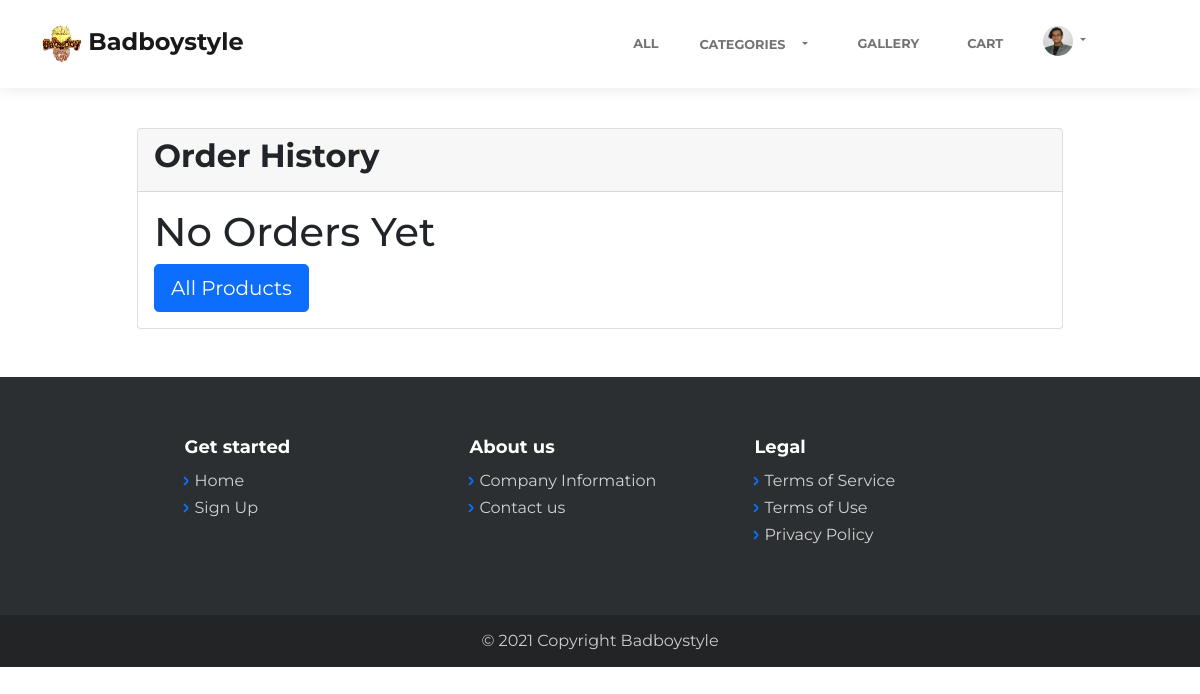
The page /order/history (signed in) on the database as committed earlier.
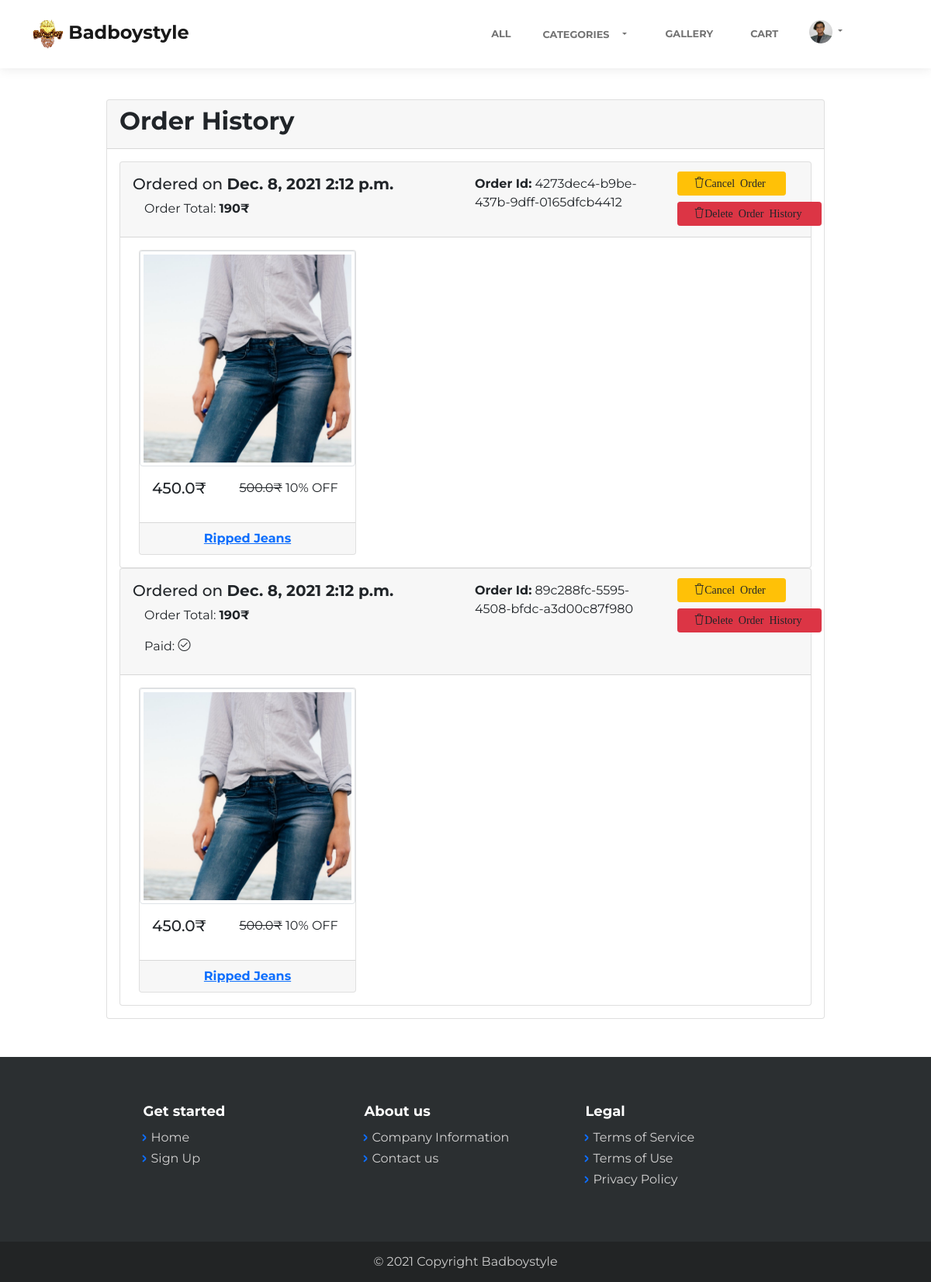
The same page on the database as committed later.
### users/models.py (models this page shows, shortened)
class Profile(models.Model):
    user = models.OneToOneField(User, on_delete=models.CASCADE)
    image = models.ImageField(default = 'user/profile/default.jpg', upload_to = 'user/profile/%Y/%m/%d/')
    phonenumber = models.PositiveBigIntegerField(blank = True, default=0000000000)
    state = models.CharField(max_length = 100, blank = True, default="Maharashtra")
    city = models.CharField(max_length = 100, blank = True)
    zip_code = models.PositiveIntegerField(blank=True, default=400709)
    address = models.TextField(blank=True)

### order/models.py (models this page shows, shortened)
class Order(models.Model):
    generated_order_id = models.CharField(max_length=100,  default=uuid.uuid4, unique=True)
    products = models.ManyToManyField(Product, related_name='product_of_order')
    user = models.ForeignKey(User, on_delete=models.CASCADE)
    payment_method = models.CharField(max_length=1000)
    date = models.DateField(auto_now_add=True)
    time = models.TimeField(auto_now_add=True)
    address = models.TextField()
    city = models.CharField(max_length=1000)
    state = models.CharField(max_length=1000)
    zip = models.PositiveBigIntegerField()
    phonenumber = models.PositiveBigIntegerField()
    amount = models.PositiveIntegerField()
    dispatched = models.BooleanField()
    dispatched_timestamp = models.DateTimeField(auto_now_add=True)
    delivered = models.BooleanField()
    delivered_timestamp = models.DateTimeField(auto_now_add=True)
    paid = models.BooleanField()
    cancelled = models.BooleanField(default=False)
    active = models.BooleanField(default=True)
    class Meta:
        ordering = ['-date']

### product/models.py (models this page shows, shortened)
class Product(models.Model):
    name = models.CharField(max_length=1000, unique=True)
    type = models.ForeignKey(Type, on_delete=models.CASCADE, related_name="type_of_product")
    offer = models.ForeignKey(Offer, on_delete=models.CASCADE, related_name="offer_of_product", blank=True, null=True)
    created = models.DateTimeField(auto_now_add = True)
    edited = models.DateTimeField(auto_now = True)
    stock = models.PositiveIntegerField(default=1, validators=[MinValueValidator(0)], help_text="Will Be Automatically Calculated")
    class Meta:
        ordering = ['edited']

class ProductImage(models.Model):
    product = models.ForeignKey(Product, on_delete=models.CASCADE, related_name='images')
    image = models.ImageField(upload_to='products/%Y/%m/%d/', default='products/default.jpg')

class Variation(models.Model):
    name = models.CharField(max_length=1000, blank=True, null=True)
    product = models.ForeignKey(Product, related_name="variations", on_delete=models.CASCADE)
    stock = models.PositiveIntegerField(default=1, validators=[MinValueValidator(0)])
    price = models.FloatField(default=0)
    image = models.ImageField(upload_to ='variations/%Y/%m/%d/', blank = True, null = True)
    size = models.ForeignKey(Size, related_name="size_of_variation", on_delete=models.CASCADE, blank=True, null=True)
    color = models.ForeignKey(Color, related_name="color_of_variation", on_delete=models.CASCADE, blank=True, null=True)
    material = models.ForeignKey(Material, related_name="material_of_variation", on_delete=models.CASCADE, blank=True, null=True)
    dimension_LxWxH = models.CharField(max_length = 200, blank=True, null=True, help_text="(in centimeters (cms))")
    date_first_available = models.DateField(auto_now_add=True, blank=True, null=True)
    manufacturer_name = models.CharField(max_length=200, blank=True, null=True)
    country_of_origin = models.CharField(max_length=100, blank=True, null=True)
    department = models.CharField(max_length=100, blank=True, null=True, default='Mens')
    manufacturer_address = models.CharField(max_length=500, blank=True, null=True)
    packer_address = models.CharField(max_length=500, blank=True, null=True)
    item_weight = models.FloatField(blank=True, null=True, help_text="(in grams (gms))")
    net_quantity = models.IntegerField(blank=True, null=True)
    included_components = models.TextField(blank=True, null=True)
    created = models.DateTimeField(auto_now_add = True)
    edited = models.DateTimeField(auto_now = True)
    generated_variation_id = models.CharField(max_length=100,  default=uuid.uuid4, unique=True)
    class Meta:
        ordering = ['edited']

### offer/models.py (models this page shows, shortened)
class Offer(models.Model):
    name = models.CharField(max_length=500)
    details = models.TextField(blank=True)
    discount = models.PositiveIntegerField(default=10, validators=[MinValueValidator(1), MaxValueValidator(100)])

### order/views.py (the view)
# urls.py: path('history', views.history, name = 'history'),
@login_required
def history(request):
    orders = Order.objects.filter(user = request.user)
    context = {
        "orders": orders,
    }
    return render(request, 'order/history.html', context)

### order/templates/order/history.html (shortened to what this page needs)
{% extends 'home/layout.html' %}
{% load mathfilters %}
{% block body %}
<main class="page mt-5 mb-5">
    <section>
        <div class="container">
            <div class="row">
                <div class="col-lg-1"></div>
                <div class="col-lg-10 col-sm-12">
                    <div class="card">
                        <div class="card-header">
                            <h2 class="font-weight-bold">Order History</h2>
                        </div>
                        <div class="card-body">
                        {% if orders.count > 0 %}
                        {% for order in orders %}
                        <div class="card">
                            <div class="card-header">
                                <div class="row">
                                    <div class="col-lg-6">
                                        <div class="row-lg-12">
                                            <h5 class="pt-2">Ordered on <b>{{ order.date }} {{ order.time }}</b></h5>
                                        </div>
                                        <div class="row-lg-12">
                                            <div class="col-lg-6">
                                                <p>Order Total: <b>{{ order.amount }}₹</b></p>
                                            </div>
                                            {% if order.paid %}
                                            <div class="col-lg-6">
                                                <p>Paid: <i class="icon-check"></i></p>
                                            </div>
                                            {% endif %}
                                        </div>
                                    </div>
                                    <div class="col-lg-6">
                                        <div class="row">
                                            <div class="col-lg-7 pt-2">
                                                <p><b>Order Id:</b> {{ order.generated_order_id }}</p>
                                            </div>
                                            <div class="col-lg-5">
                                                {% if not order.cancelled %}
                                                <a data-toggle = "modal" data-target = "#cancelModal{{ order.generated_order_id }}" class="m-1 row btn btn-sm btn-warning"><i class="icon-trash">Cancel Order</i></a>
                                                {% else %}
                                                <a class="m-1 row btn btn-sm btn-secondary">Cancelled</i></a>
                                                {% endif %}
                                                <a data-toggle = "modal" data-target = "#deleteModal{{ order.generated_order_id }}" class="m-1 row btn btn-sm btn-danger"><i class="icon-trash">Delete Order History</i></a>
                                            </div>
                                        </div>
                                    </div>
                                </div>
                            </div>
                            <div class="card-body">
                                <div class="d-flex flex-row flex-nowrap overflow-auto">
                                    {% for product in order.products.all %}
                                    <div class="card card-block mx-2" style="min-width: 280px; max-width: 280px;">
                                        <img class="card-img-top img-thumbnail" src="{{ product.images.first.image.url }}" alt="">
                                        <div class="card-body">
                                            <div class="row">
                                                <div class="col-lg-5 col-sm-12">
                                                    {% if product.offer %}
                                                        {% with discounted_value=product.variations.first.price|mul:product.offer.discount|div:100 %}
                                                        <h5>{{ product.variations.first.price|sub:discounted_value }}₹</h5>
                                                        {% endwith %}
                                                    {% else %}
                                                    <h5>{{ product.variations.first.price }}₹</h5>
                                                    {% endif %}
                                                </div>
                                                <div class="col-lg-7 col-sm-12">
                                                        <p><strike>{{ product.variations.first.price }}₹</strike> {{ product.offer.discount }}% OFF</p>
                                                </div>
                                            </div>
                                        </div>
                                        <div class="card-footer font-weight-bold d-flex justify-content-center">
                                            <div class="row">
                                                <div class="col">
                                                    <a href="{% url 'product:index' product.name %}" >{{ product.name }}</a>
                                                </div>
                                            </div>
                                        </div>
                                    </div>
                                    {% endfor %}
                                </div>
                            </div>
                        </div>
                        {% endfor %}
                        {% else %}
                        <h1>No Orders Yet</h1>
                        <a href="{% url 'home:all' %}" class="btn btn-lg btn-primary">All Products</a>
                        </div>
                        {% endif %}
                    </div>
                </div>
                <div class="col-lg-1"></div>
            </div>
        </div>
    </section>
</main>
{% endblock %}

### home/templates/home/layout.html (shortened to what this page needs)
{% load static %}
<!DOCTYPE html>
<html lang="en">
<head>
    <link href="https://cdn.jsdelivr.net/npm/bootstrap@5.1.0/dist/css/bootstrap.min.css" rel="stylesheet">
    <link rel="stylesheet" href="https://stackpath.bootstrapcdn.com/bootstrap/4.1.3/css/bootstrap.min.css">
    <link rel="stylesheet" href="{% static 'assets/bootstrap/css/bootstrap.min.css' %}">
    <link rel="stylesheet" href="{% static 'assets/fonts/simple-line-icons.min.css' %}">
    <link rel="stylesheet" href="https://cdnjs.cloudflare.com/ajax/libs/baguettebox.js/1.10.0/baguetteBox.min.css">
    <link rel="stylesheet" href="{% static 'assets/css/vanilla-zoom.min.css' %}">
    <link rel="stylesheet" href="{% static 'assets/css/my_css.css' %}">
    <nav class="navbar navbar-light navbar-expand-lg fixed-top bg-white clean-navbar">
        <div class="container">
            <a class="navbar-brand logo" href="{% url 'home:index' %}">
                <img src="{% static 'assets/img/logo.png' %}" alt="" height="40" width="40">
                <strong>Badboystyle</strong>
            </a>
                <div class="collapse navbar-collapse" id="navbar-list-4">
                <ul class="navbar-nav ms-auto">
                    <li class="nav-item"><a class="nav-link" href="{% url 'home:all' %}" style="color: rgba(0, 0, 0, 0.55);border-color: rgba(0, 0, 0, 0.55);border-top-color: rgba(0,;border-right-color: 0,;border-bottom-color: 0,;border-left-color: 0.55);font-weight: bold;">All</a></li>
                    <li class="nav-item">
                        <div class="btn-group">
                            <a href="{% url 'home:categories' %}" class="btn pl-0 nav-link" style="color: rgba(0, 0, 0, 0.55);font-weight: bold;">Categories</a>
                            <button type="button" style="color: rgba(0, 0, 0, 0.55);font-weight: bold;" class="btn dropdown-toggle dropdown-toggle-split nav-link" data-toggle="dropdown" aria-haspopup="true" aria-expanded="false">
                            </button>
                          </div>
                    </li>
                    <li class="nav-item"><a class="nav-link" href="{% url 'home:gallery' %}" style="color: rgba(0, 0, 0, 0.55);font-weight: bold;">Gallery</a></li>
                    {% if user.is_authenticated %}
                    <li class="nav-item">
                        <a class="nav-link active" href="{% url 'cart:index' %}" style="color: rgba(0, 0, 0, 0.55);font-weight: bold;">Cart
                        </a>
                    </li>
                        <li class="nav-item">
                                <ul class="navbar-nav">
                                    <li class="nav-item dropdown">
                                    <a class="nav-link dropdown-toggle mb-1 py-0 pl-0" href="#" id="navbarDropdownMenuLink" role="button" data-toggle="dropdown" aria-haspopup="true" aria-expanded="false">
                                        {% if user.profile.image.url %}
                                        <img src="{{ user.profile.image.url }}" width="30" height="30" class="rounded-circle">
                                        {% else %}
                                        <img src="{% static 'assets/img/default_user_profile_image.jpg' %}" class="rounded-circle z-depth-0">
                                        {% endif %}
                                    </a>
                                  </li>
                                </ul>
                        </li>
                    {% else %}
                    <li class="nav-item"><a class="nav-link" href="{% url 'home:login' %}" style="font-weight: bold;">Login</a></li>
                    <li class="nav-item"><a class="nav-link" href="{% url 'home:signup' %}" style="font-weight: bold;">Sign Up</a></li>
                    {% endif %}
                </ul>
            </div>
        </div>
    </nav>
</head>
<body>
    {% block body %}
    {% endblock %}
    <footer class="page-footer dark">
        <div class="container">
            <div class="row row-cols-3 text-center d-flex float-none justify-content-center">
                <div class="col-sm-3">
                    <h5 class="text-start">Get started</h5>
                    <ul>
                        <li class="text-start"><a href="{% url 'home:index' %}">Home</a></li>
                        <li class="text-start"><a href="{% url 'home:signup' %}">Sign Up</a></li>
                    </ul>
                </div>
                <div class="col-sm-3">
                    <h5 class="text-start">About us</h5>
                    <ul>
                        <li class="text-start"><a class="text-start" href="{% url 'home:companyinformation' %}">Company Information</a></li>
                        <li class="text-start"><a href="{% url 'home:contactus' %}">Contact us</a></li>
                    </ul>
                </div>
                <div class="col-sm-3">
                    <h5 class="text-start">Legal</h5>
                    <ul>
                        <li class="text-start"><a href="#">Terms of Service</a></li>
                        <li class="text-start"><a href="#">Terms of Use</a></li>
                        <li class="text-start"><a href="#">Privacy Policy</a></li>
                    </ul>
                </div>
            </div>
        </div>
        <div class="footer-copyright">
            <p>© 2021 Copyright Badboystyle</p>
        </div>
    </footer>
</body>
</html>

Rows that differ between the two databases and show on the page:
added Order: date "Dec. 8, 2021", time "2:12 p.m.", amount "190", generated_order_id "4273dec4-b9be-437b-9dff-0165dfcb4412"
now on this page (row edited): Product: images.first.image (picture), variations.first.price|sub "450.0", variations.first.price "500.0", offer.discount "10", name "Ripped Jeans"
added Order: date "Dec. 8, 2021", time "2:12 p.m.", amount "190", shows "Paid:", paid True (drawn), generated_order_id "89c288fc-5595-4508-bfdc-a3d00c87f980"
Other text that changed with them:
text no longer shown: "No Orders Yet All Products"
